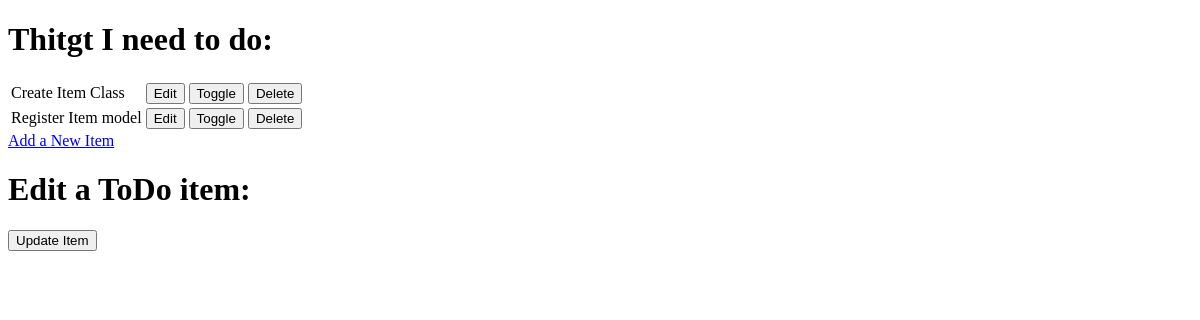
The app's page /, older data.
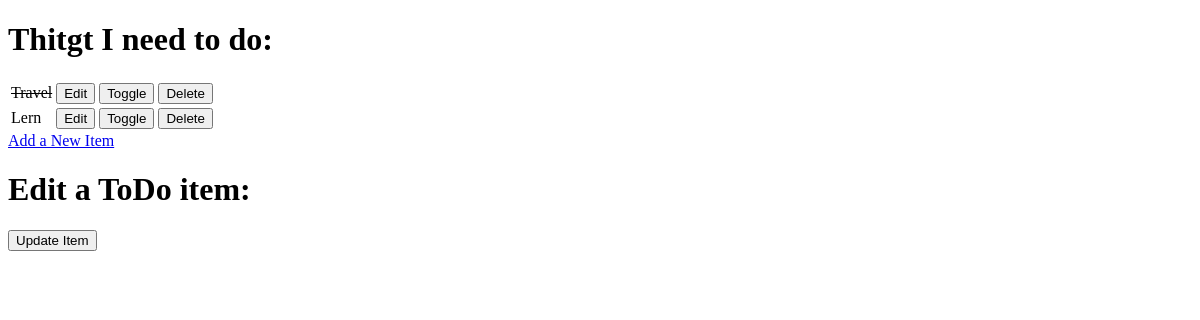
The same page, newer data.
### todo/models.py (models this page shows, shortened)
class Item(models.Model):
    name = models.CharField(max_length=50, null=False, blank=False)
    done = models.BooleanField(null=False, blank=False, default=False)

### todo/views.py (the view)
# urls.py: path('', views.get_todo_list, name='get_todo_list'),
def get_todo_list(request):
    items = Item.objects.all()
    context = {
        'items': items
    }
    return render(request, 'todo/todo_list.html', context)

### todo/templates/todo/todo_list.html (shortened to what this page needs)
<!DOCTYPE html>
<html lang="en">
<head>
</head>
<body>
    <h1>Thitgt I need to do:</h1>
    <table>
        {%for item in items %}
            <tr>
            {% if item.done %}
                <td><strike>{{ item.name }}</strike></td>
            {% else %}
                <td>{{ item.name }}</td>
            {% endif%}
            <td>
                <a href="/edit/{{ item.id }}">
                    <button>Edit</button>
                </a>
            </td>
            <td>
                <a href="/toggle/{{ item.id }}">
                    <button>Toggle</button>
                </a>
            </td>
            <td>
                <a href="/delete/{{ item.id }}">
                    <button>Delete</button>
                </a>
            </td>
            </tr>
        {% empty %}
        <tr><td>You are boring person you have noiothing to do</td></tr>
        {%endfor%}
    </table>
    <a href="/add">Add a New Item</a>
    <h1>Edit a ToDo item:</h1>
    <form method="POST" >
        <div class="">
            <button type="submit">Update Item</button>
        </div>
    </form>
</body>
</html>

Row changes from the older to the newer data that the page shows:
removed Item: name "Create Item Class"
removed Item: name "Register Item model"
added Item: name "Travel"
added Item: name "Lern"
